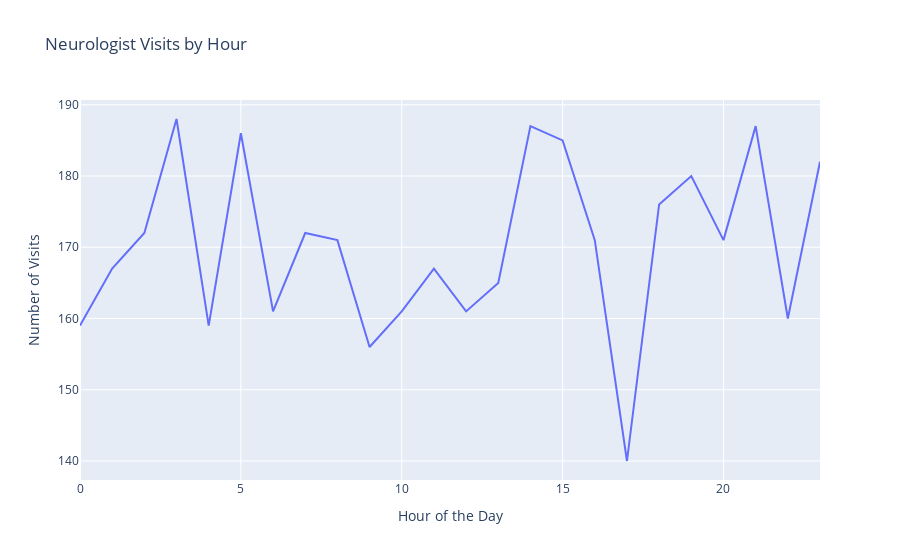

Write notebook code for a chart like this one.
### Code cell
import plotly.express as px


df['Speech Pathologist Visit'] = pd.to_datetime(df['Speech Pathologist Visit'])

# Extract the time (hour) from the datetime
df['Visit Hour'] = df['Speech Pathologist Visit'].dt.hour

# Aggregate counts by hour
hourly_visits = df['Visit Hour'].value_counts().sort_index()

# Create a line chart using Plotly Express
fig = px.line(x=hourly_visits.index, y=hourly_visits.values, labels={'x': 'Hour of the Day', 'y': 'Number of Visits'}, title='Neurologist Visits by Hour')

# Show the figure
fig.show()

### Figure 1 — Plotly figure (JSON) as saved in the notebook; plotly's stock layout.template omitted (floating-point values rounded to 4 significant figures)
{"data": [{"hovertemplate": "Hour of the Day=%{x}<br>Number of Visits=%{y}<extra></extra>", "legendgroup": "", "line": {"color": "#636efa", "dash": "solid"}, "marker": {"symbol": "circle"}, "mode": "lines", "name": "", "orientation": "v", "showlegend": false, "type": "scatter", "x": [0, 1, 2, 3, 4, 5, 6, 7, 8, 9, 10, 11, 12, 13, 14, 15, 16, 17, 18, 19, 20, 21, 22, 23], "xaxis": "x", "y": [159, 167, 172, 188, 159, 186, 161, 172, 171, 156, 161, 167, 161, 165, 187, 185, 171, 140, 176, 180, 171, 187, 160, 182], "yaxis": "y"}], "layout": {"autosize": true, "legend": {"tracegroupgap": 0}, "title": {"text": "Neurologist Visits by Hour"}, "xaxis": {"anchor": "y", "autorange": true, "domain": [0, 1], "range": [0, 23], "title": {"text": "Hour of the Day"}, "type": "linear"}, "yaxis": {"anchor": "x", "autorange": true, "domain": [0, 1], "range": [137.3, 190.7], "title": {"text": "Number of Visits"}, "type": "linear"}}}
